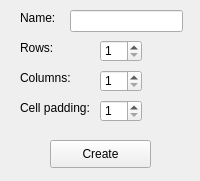
<?xml version="1.0" encoding="UTF-8"?>
<ui version="4.0">
 <class>tableEditor</class>
 <widget class="QMainWindow" name="tableEditor">
  <property name="geometry">
   <rect>
    <x>0</x>
    <y>0</y>
    <width>200</width>
    <height>181</height>
   </rect>
  </property>
  <property name="windowTitle">
   <string>Table Editor</string>
  </property>
  <widget class="QWidget" name="centralwidget">
   <widget class="QLabel" name="rowsCount">
    <property name="geometry">
     <rect>
      <x>20</x>
      <y>40</y>
      <width>55</width>
      <height>16</height>
     </rect>
    </property>
    <property name="text">
     <string>Rows:</string>
    </property>
   </widget>
   <widget class="QLabel" name="columnCount">
    <property name="geometry">
     <rect>
      <x>20</x>
      <y>70</y>
      <width>55</width>
      <height>16</height>
     </rect>
    </property>
    <property name="text">
     <string>Columns:</string>
    </property>
   </widget>
   <widget class="QSpinBox" name="rowsCounter">
    <property name="geometry">
     <rect>
      <x>100</x>
      <y>40</y>
      <width>42</width>
      <height>22</height>
     </rect>
    </property>
    <property name="minimum">
     <number>1</number>
    </property>
   </widget>
   <widget class="QSpinBox" name="columnCounter">
    <property name="geometry">
     <rect>
      <x>100</x>
      <y>70</y>
      <width>42</width>
      <height>22</height>
     </rect>
    </property>
    <property name="minimum">
     <number>1</number>
    </property>
   </widget>
   <widget class="QPushButton" name="create">
    <property name="geometry">
     <rect>
      <x>50</x>
      <y>140</y>
      <width>101</width>
      <height>28</height>
     </rect>
    </property>
    <property name="text">
     <string>Create</string>
    </property>
   </widget>
   <widget class="QSpinBox" name="paddingCounter">
    <property name="geometry">
     <rect>
      <x>100</x>
      <y>100</y>
      <width>42</width>
      <height>22</height>
     </rect>
    </property>
    <property name="minimum">
     <number>1</number>
    </property>
   </widget>
   <widget class="QLabel" name="cellPadding">
    <property name="geometry">
     <rect>
      <x>20</x>
      <y>100</y>
      <width>81</width>
      <height>16</height>
     </rect>
    </property>
    <property name="text">
     <string>Cell padding:</string>
    </property>
   </widget>
   <widget class="QLabel" name="name">
    <property name="geometry">
     <rect>
      <x>20</x>
      <y>10</y>
      <width>55</width>
      <height>16</height>
     </rect>
    </property>
    <property name="text">
     <string>Name:</string>
    </property>
   </widget>
   <widget class="QLineEdit" name="tableName">
    <property name="geometry">
     <rect>
      <x>70</x>
      <y>10</y>
      <width>113</width>
      <height>22</height>
     </rect>
    </property>
   </widget>
  </widget>
 </widget>
 <resources/>
 <connections/>
</ui>
